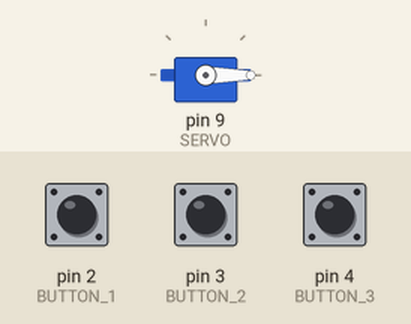
The sketch below on a simulated Arduino Uno, built with avr-gcc and run on an emulated ATmega328P. Shown: servo. The inputs (shaded band) are chosen by the test bench; at power-on: pin 3 (BUTTON_2) HIGH, pin 4 (BUTTON_3) HIGH, pin 2 (BUTTON_1) HIGH.

Above: at 1.2 s.
1.3 s: pin 3 (BUTTON_2) pulled LOW for 0.15 s
At 1.9 s:
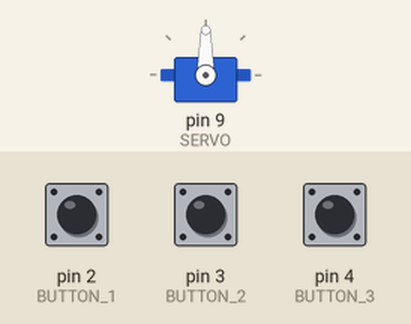
2.9 s: pin 4 (BUTTON_3) pulled LOW for 0.15 s
At 3.2 s:
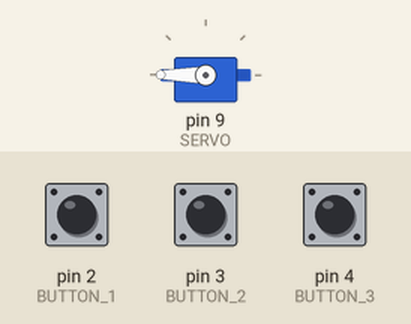
4.5 s: pin 2 (BUTTON_1) pulled LOW for 0.15 s
At 5.5 s:
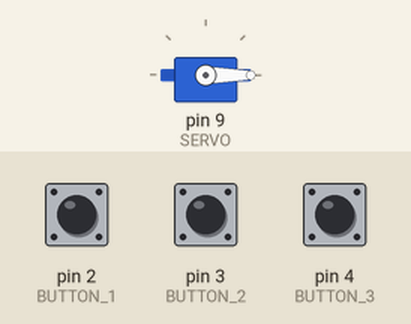
6.1 s: pin 3 (BUTTON_2) pulled LOW for 1 s
At 6.8 s:
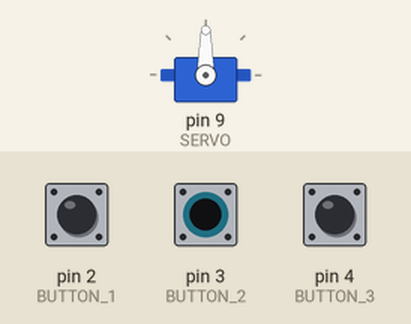
Timing chart, 0 to 9.1 s (numbered marks = the images above; inputs shaded):
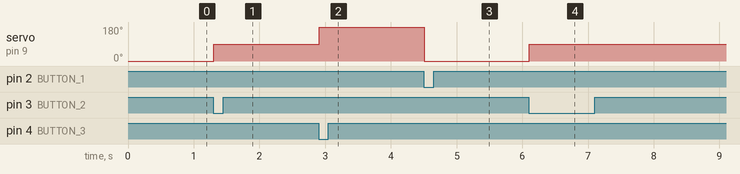

The sketch:

C7E1.ino
```cpp
#include <Servo.h>

#define BUTTON_1 2
#define BUTTON_2 3
#define BUTTON_3 4
#define SERVO 9

Servo servObj;

int initPos = 0;
int button1Pos = 0;
int button2Pos = 90;
int button3Pos = 180;

int previousButton3_state = HIGH;
int button3_state = HIGH;

void ISRButton1() {
  servObj.write(button1Pos);
  delay(15);
}

void ISRButton2() {
  servObj.write(button2Pos);
  delay(15);
}

void setup() {
  servObj.attach(SERVO);

  pinMode(BUTTON_1, INPUT_PULLUP);
  attachInterrupt(digitalPinToInterrupt(BUTTON_1), ISRButton1, FALLING);
  pinMode(BUTTON_2, INPUT_PULLUP);
  attachInterrupt(digitalPinToInterrupt(BUTTON_2), ISRButton2, FALLING);
  pinMode(BUTTON_3, INPUT_PULLUP);
  servObj.write(initPos);
  delay(15);
}

void loop() {
  button3_state = digitalRead(BUTTON_3);

  if (button3_state == LOW && previousButton3_state == HIGH) { // falling edge without interrupts
    servObj.write(button3Pos);
    delay(15);
  }

  previousButton3_state = button3_state;
  delay(10);

  // main program


}
```

Measured:
- after the input at 1.3 s, servo on pin 9 (SERVO): 0° → 90° at once
- after the input at 2.9 s, servo on pin 9 (SERVO): 90° → 180° at once
- after the input at 4.5 s, servo on pin 9 (SERVO): 180° → 0° at once
- after the input at 6.1 s, servo on pin 9 (SERVO): 0° → 90° at once
